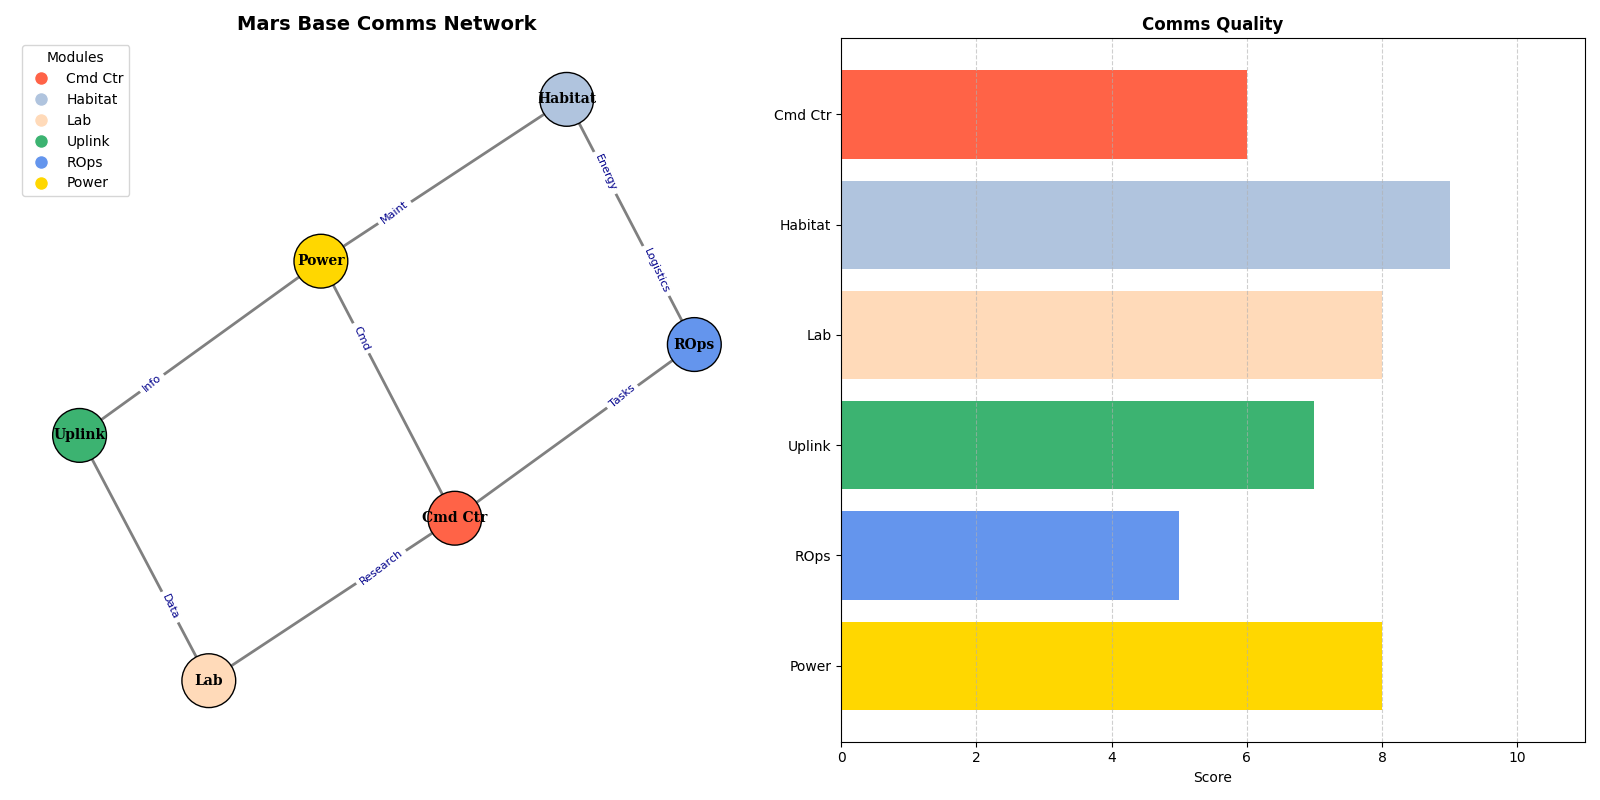

The Python source for this figure:
import matplotlib.pyplot as plt
import networkx as nx

modules = [
    "Cmd Ctr", "Habitat", "Lab", 
    "Uplink", "ROps", "Power"
]

communication_links = [
    ("ROps", "Habitat"),
    ("Cmd Ctr", "Power"),
    ("Lab", "Cmd Ctr"),
    ("Uplink", "Lab"),
    ("Habitat", "ROps"),
    ("Power", "Uplink"),
    ("Cmd Ctr", "ROps"),
    ("Habitat", "Power")
]

G = nx.Graph()  # Changed DiGraph to Graph for undirected
G.add_nodes_from(modules)
G.add_edges_from(communication_links)

pos = nx.spring_layout(G, seed=42)

module_colors = {
    "Cmd Ctr": "tomato", 
    "Habitat": "lightsteelblue", 
    "Lab": "peachpuff",
    "Uplink": "mediumseagreen", 
    "ROps": "cornflowerblue", 
    "Power": "gold"
}
node_colors = [module_colors[module] for module in G.nodes]

edge_labels = {
    ("ROps", "Habitat"): "Energy",
    ("Cmd Ctr", "Power"): "Cmd",
    ("Lab", "Cmd Ctr"): "Research",
    ("Uplink", "Lab"): "Data",
    ("Habitat", "ROps"): "Logistics",
    ("Power", "Uplink"): "Info",
    ("Cmd Ctr", "ROps"): "Tasks",
    ("Habitat", "Power"): "Maint"
}

communication_quality = [6, 9, 8, 7, 5, 8, 4, 6]

fig, axs = plt.subplots(1, 2, figsize=(16, 8))

axs[0].set_title("Mars Base Comms Network", fontsize=14, fontweight='bold')
nx.draw_networkx_nodes(G, pos, node_size=1500, node_color=node_colors, edgecolors='black', ax=axs[0])
nx.draw_networkx_edges(G, pos, edge_color='gray', width=2, ax=axs[0])  # Removed arrowstyle and arrowsize
nx.draw_networkx_labels(G, pos, font_size=10, font_family="serif", font_weight='bold', ax=axs[0])
nx.draw_networkx_edge_labels(G, pos, edge_labels=edge_labels, font_color='darkblue', font_size=8, label_pos=0.3, ax=axs[0])
axs[0].legend(
    handles=[plt.Line2D([0], [0], marker='o', color='w', markerfacecolor=color, markersize=10, label=module)
             for module, color in module_colors.items()],
    title='Modules',
    loc='upper left'
)
axs[0].axis('off')

axs[1].barh(modules, communication_quality[:len(modules)], color=[module_colors[module] for module in modules])
axs[1].set_title("Comms Quality", fontsize=12, fontweight='bold')
axs[1].set_xlabel("Score")
axs[1].set_xlim(0, max(communication_quality) + 2)
axs[1].invert_yaxis()
axs[1].grid(axis='x', linestyle='--', alpha=0.6)

plt.tight_layout()
plt.show()
